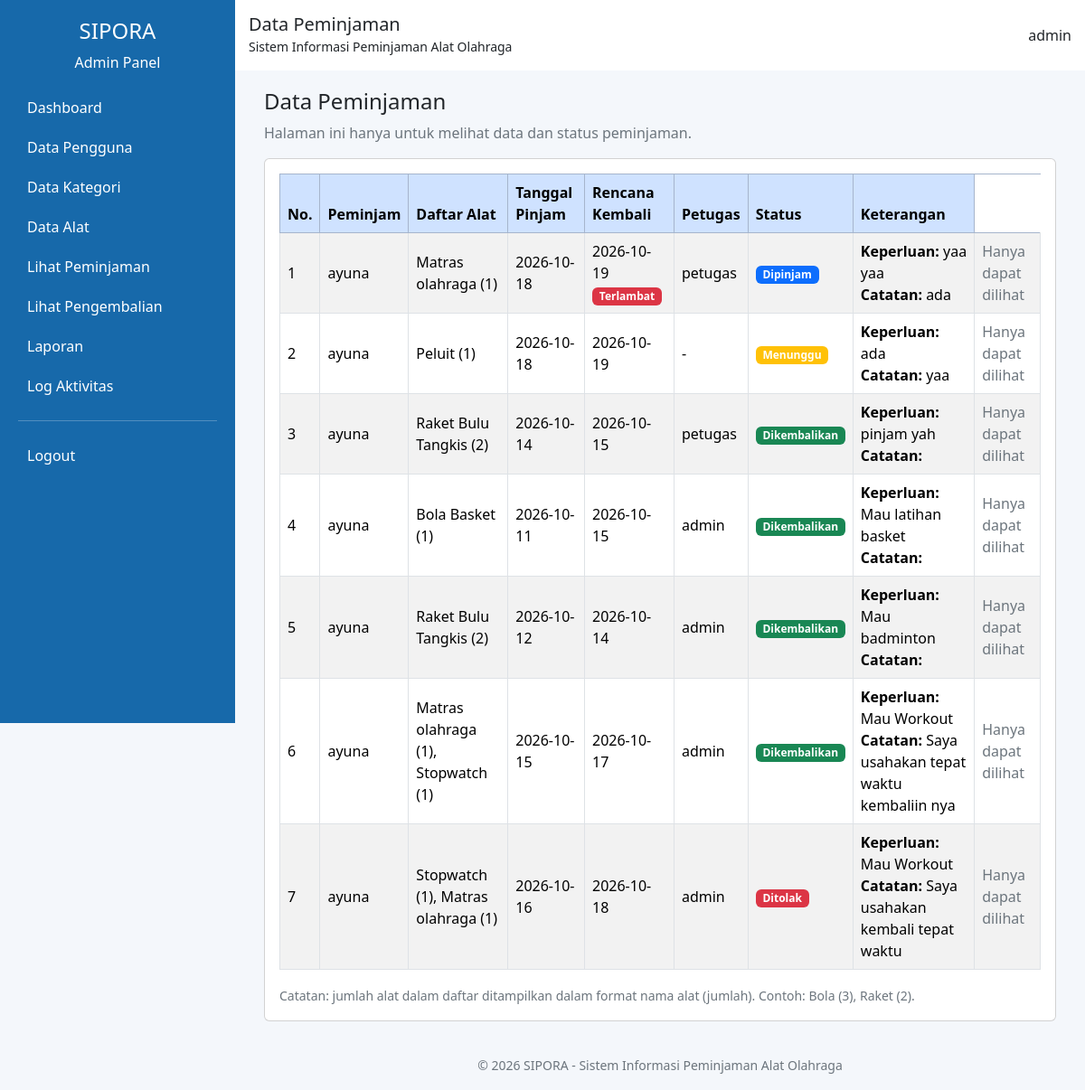
Screenshot of /admin/peminjaman.php (signed in) with the database file from the repository.
### tables this page shows
CREATE TABLE `peminjaman` (
  `id_peminjaman` int(11) NOT NULL,
  `id_user` int(11) NOT NULL,
  `id_petugas` int(11) DEFAULT NULL,
  `tanggal_pinjam` date NOT NULL,
  `tanggal_rencana_kembali` date NOT NULL,
  `keperluan` text NOT NULL,
  `status` enum('Menunggu','Disetujui','Ditolak','Dipinjam','Dikembalikan') NOT NULL DEFAULT 'Menunggu',
  `catatan` text DEFAULT NULL,
  `created_at` timestamp NOT NULL DEFAULT current_timestamp()
);

CREATE TABLE `users` (
  `id_user` int(11) NOT NULL,
  `username` varchar(50) NOT NULL,
  `password` varchar(255) NOT NULL,
  `role` enum('Admin','Petugas','Peminjam') NOT NULL,
  `created_at` timestamp NOT NULL DEFAULT current_timestamp()
);

### admin/peminjaman.php (the view, shortened to what this page needs)
<?php
include '../koneksi.php';
$data = mysqli_query($koneksi, "
    SELECT
        p.id_peminjaman,
        p.tanggal_pinjam,
        p.tanggal_rencana_kembali,
        p.keperluan,
        p.status,
        p.catatan,
        u.username AS nama_peminjam,
        petugas.username AS nama_petugas,
        GROUP_CONCAT(
            CONCAT(a.nama_alat, ' (', dp.jumlah_pinjam, ')')
            SEPARATOR ', '
        ) AS daftar_alat
    FROM peminjaman p
    JOIN users u ON p.id_user = u.id_user
    LEFT JOIN users petugas ON p.id_petugas = petugas.id_user
    LEFT JOIN detail_peminjaman dp
        ON p.id_peminjaman = dp.id_peminjaman
    LEFT JOIN alat a ON dp.id_alat = a.id_alat
    GROUP BY
        p.id_peminjaman,
        p.tanggal_pinjam,
        p.tanggal_rencana_kembali,
        p.keperluan,
        p.status,
        p.catatan,
        u.username,
        petugas.username
    ORDER BY p.id_peminjaman DESC
");
include 'header.php';
?>
<div class="container-fluid">
    <div class="d-flex justify-content-between align-items-center mb-3">
        <div>
            <h4>Data Peminjaman</h4>
            <p class="text-secondary mb-0">
                Halaman ini hanya untuk melihat data dan status peminjaman.
            </p>
        </div>
    </div>
    <div class="card">
        <div class="card-body">
            <div class="table-responsive">
                <table class="table table-bordered table-striped align-middle">
                    <thead class="table-primary">
                        <tr>
                            <th>No.</th>
                            <th>Peminjam</th>
                            <th>Daftar Alat</th>
                            <th>Tanggal Pinjam</th>
                            <th>Rencana Kembali</th>
                            <th>Petugas</th>
                            <th>Status</th>
                            <th>Keterangan</th>
                        </tr>
                    </thead>
                    <tbody>
                    <?php
                    $no = 1;
                    if (mysqli_num_rows($data) > 0):
                        while ($d = mysqli_fetch_assoc($data)):
                    ?>
                        <tr>
                            <td><?= $no++; ?></td>
                            <td>
                                <?= htmlspecialchars($d['nama_peminjam']); ?>
                            </td>
                            <td>
                                <?= htmlspecialchars($d['daftar_alat'] ?? '-'); ?>
                            </td>
                            <td>
                                <?= htmlspecialchars($d['tanggal_pinjam']); ?>
                            </td>
                            <td>
                                <?= htmlspecialchars($d['tanggal_rencana_kembali']); ?>
                                <?php if (
                                    $d['status'] == 'Dipinjam' &&
                                    $d['tanggal_rencana_kembali'] < date('Y-m-d')
                                ): ?>
                                    <br>
                                    <span class="badge bg-danger">
                                        Terlambat
                                    </span>
                                <?php endif; ?>
                            </td>
                            <td>
                                <?= htmlspecialchars($d['nama_petugas'] ?? '-'); ?>
                            </td>
                            <td>
                                <?php
                                $warna = 'secondary';
                                if ($d['status'] == 'Menunggu') {
                                    $warna = 'warning';
                                } elseif ($d['status'] == 'Disetujui') {
                                    $warna = 'info';
                                } elseif ($d['status'] == 'Dipinjam') {
                                    $warna = 'primary';
                                } elseif ($d['status'] == 'Dikembalikan') {
                                    $warna = 'success';
                                } elseif ($d['status'] == 'Ditolak') {
                                    $warna = 'danger';
                                }
                                ?>
                                <span class="badge bg-<?= $warna; ?>">
                                    <?= htmlspecialchars($d['status']); ?>
                                </span>
                            </td>
                            <td>
                                <strong>Keperluan:</strong>
                                <?= htmlspecialchars($d['keperluan']); ?>
                                <br>
                                <strong>Catatan:</strong>
                                <?= htmlspecialchars($d['catatan'] ?? '-'); ?>
                            </td>
                            <td>
                                <span class="text-secondary">Hanya dapat dilihat</span>
                            </td>
                        </tr>
                    <?php
                        endwhile;
                    endif; ?>
                    </tbody>
                </table>
            </div>
            <small class="text-secondary">
                Catatan: jumlah alat dalam daftar ditampilkan dalam format
                nama alat (jumlah). Contoh: Bola (3), Raket (2).
            </small>
        </div>
    </div>
</div>
<?php include 'footer.php'; ?>

### admin/header.php (style rules this page uses)
body { background-color: #f4f7fb; }

### rows the page displays
peminjaman: id_user.username "ayuna", daftar_alat "Matras olahraga (1)", tanggal_pinjam "2026-10-18", tanggal_rencana_kembali "2026-10-19", shows "Terlambat", id_petugas.username "petugas", status "Dipinjam", keperluan "yaa yaa", catatan "ada"
peminjaman: id_user.username "ayuna", daftar_alat "Peluit (1)", tanggal_pinjam "2026-10-18", tanggal_rencana_kembali "2026-10-19", nama_petugas "-", status "Menunggu", keperluan "ada", catatan "yaa"
peminjaman: id_user.username "ayuna", daftar_alat "Raket Bulu Tangkis (2)", tanggal_pinjam "2026-10-14", tanggal_rencana_kembali "2026-10-15", id_petugas.username "petugas", status "Dikembalikan", keperluan "pinjam yah"
peminjaman: id_user.username "ayuna", daftar_alat "Bola Basket (1)", tanggal_pinjam "2026-10-11", tanggal_rencana_kembali "2026-10-15", id_petugas.username "admin", status "Dikembalikan", keperluan "Mau latihan basket"
peminjaman: id_user.username "ayuna", daftar_alat "Raket Bulu Tangkis (2)", tanggal_pinjam "2026-10-12", tanggal_rencana_kembali "2026-10-14", id_petugas.username "admin", status "Dikembalikan", keperluan "Mau badminton"
peminjaman: id_user.username "ayuna", daftar_alat "Matras olahraga (1), Stopwatch (1)", tanggal_pinjam "2026-10-15", tanggal_rencana_kembali "2026-10-17", id_petugas.username "admin", status "Dikembalikan", keperluan "Mau Workout", catatan "Saya usahakan tepat waktu kembaliin nya"
peminjaman: id_user.username "ayuna", daftar_alat "Stopwatch (1), Matras olahraga (1)", tanggal_pinjam "2026-10-16", tanggal_rencana_kembali "2026-10-18", id_petugas.username "admin", status "Ditolak", keperluan "Mau Workout", catatan "Saya usahakan kembali tepat waktu"

### other values shown
$judul "Data Peminjaman"
$_SESSION['username'] "admin"
